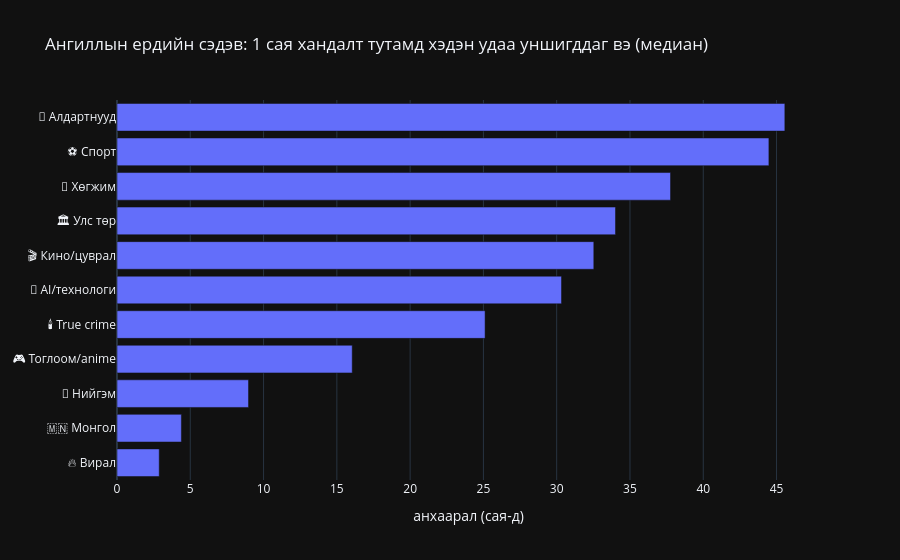

Notebook source saved alongside this figure:
### Markdown cell above
## 9. Ангилал бүрийн "ердийн" анхаарал

Медиан (дунд утга) ашиглаж байгаа нь цөөн хэдэн огцом өсөлт (outlier) дүгнэлтийг гажуудуулахгүй байх зорилготой.

### Code cell
s = pv.merge(total, on="date")
s["анхаарал (сая-д)"] = 1e6 * s["views"] / s["total_views"]
by_cat = (s.groupby(["category_mn", "article"])["анхаарал (сая-д)"].median()
           .groupby("category_mn").median().sort_values().reset_index())
fig = px.bar(by_cat, x="анхаарал (сая-д)", y="category_mn", orientation="h",
             title="Ангиллын ердийн сэдэв: 1 сая хандалт тутамд хэдэн удаа уншигддаг вэ (медиан)")
fig.update_layout(yaxis_title=None)
fig.show()

### Figure 1 — Plotly figure (JSON) as saved in the notebook; plotly's stock layout.template omitted (floating-point values rounded to 4 significant figures)
{"data": [{"hovertemplate": "анхаарал (сая-д)=%{x}<br>category_mn=%{y}<extra></extra>", "legendgroup": "", "marker": {"color": "#636efa", "pattern": {"shape": ""}}, "name": "", "orientation": "h", "showlegend": false, "textposition": "auto", "type": "bar", "x": [2.881, 4.393, 8.974, 16.05, 25.11, 30.33, 32.53, 34.01, 37.77, 44.48, 45.57], "xaxis": "x", "y": ["🔥 Вирал", "🇲🇳 Монгол", "👥 Нийгэм", "🎮 Тоглоом/anime", "🕯️ True crime", "🤖 AI/технологи", "🎬 Кино/цуврал", "🏛️ Улс төр", "🎵 Хөгжим", "⚽ Спорт", "💅 Алдартнууд"], "yaxis": "y"}], "layout": {"barmode": "relative", "legend": {"tracegroupgap": 0}, "title": {"text": "Ангиллын ердийн сэдэв: 1 сая хандалт тутамд хэдэн удаа уншигддаг вэ (медиан)"}, "xaxis": {"anchor": "y", "domain": [0.0, 1.0], "title": {"text": "анхаарал (сая-д)"}}, "yaxis": {"anchor": "x", "domain": [0.0, 1.0], "title": {}}}}
